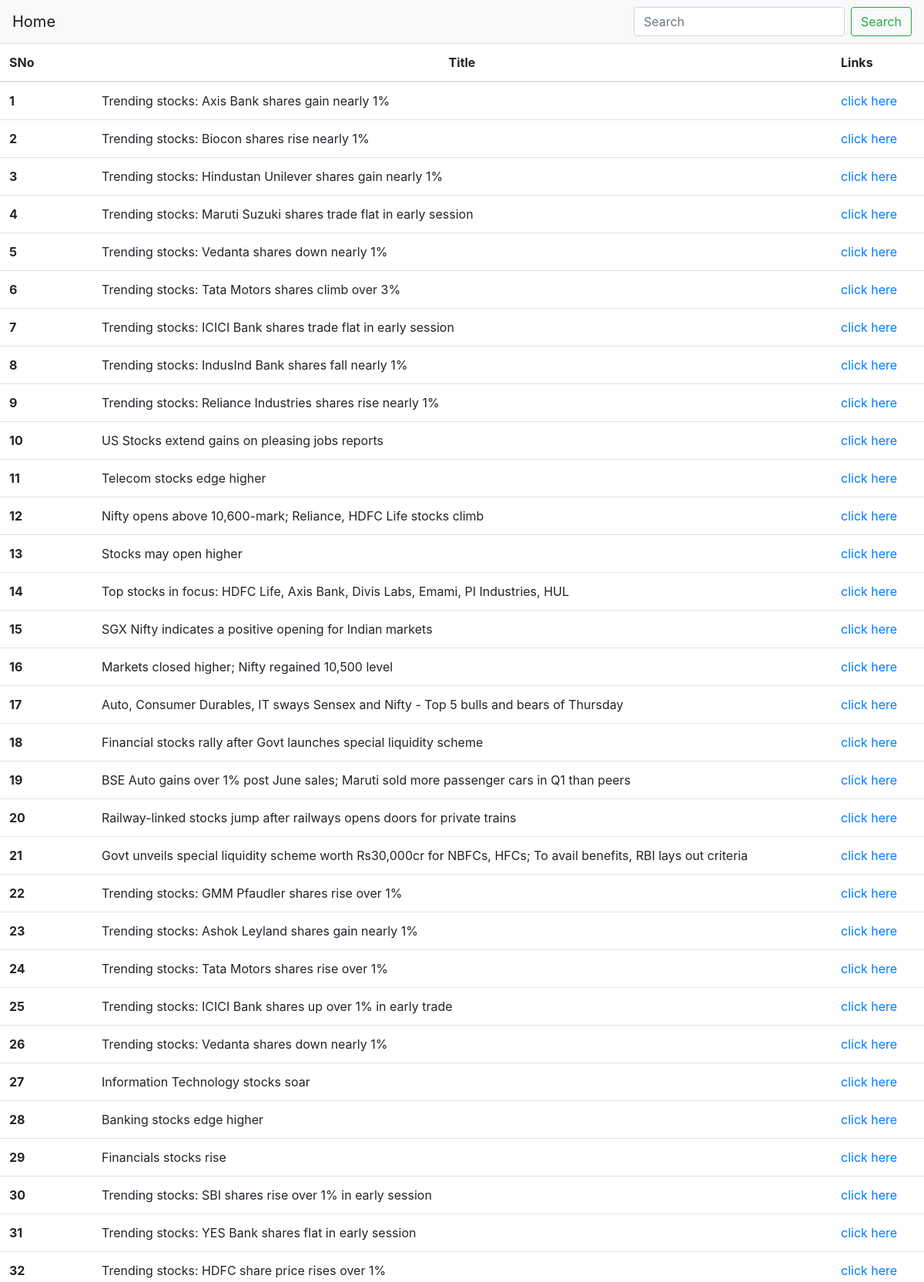
The page /indiainfoline/ (upper part) on the database its author committed.
### tables this page shows
CREATE TABLE News(
                    id INTEGER NOT NULL PRIMARY KEY AUTOINCREMENT UNIQUE,
                    title TEXT,
                    description TEXT,
                    link  TEXT
                );

### app.py (the view)
@app.route('/indiainfoline/')
def indiainfoline():
    db,cur=connect('indiainfoline')
    cur.execute("SELECT * FROM News")
    news=cur.fetchall()
    news=news[::-1]
    db.close()
    return render_template('indiainfoline.html',data1=enumerate(news,start=1))

### app.py (called while the page is built)
def connect(dbname):
    try:
        db=sql.connect(f"{dbname}.db")
        cur=db.cursor()
        return db,cur
    except Exception as e:
        print("Error" ,e)
        exit(2)

### templates/indiainfoline.html (shortened to what this page needs)
<!doctype html>
<html lang="en">
  <head>
    <link rel="stylesheet" href="https://maxcdn.bootstrapcdn.com/bootstrap/4.0.0/css/bootstrap.min.css">
  </head>
  <body>
    <nav class="navbar navbar-light bg-light justify-content-between">
        <a class="navbar-brand" href='/'>Home</a>
        <form class="form-inline" method='POST' action='/part_iifl_news/'>
          <input class="form-control mr-sm-2" name="search" type="search" placeholder="Search" aria-label="Search">
          <button class="btn btn-outline-success my-2 my-sm-0" type="submit">Search</button>
        </form>
      </nav>
    <table class="table table-hover" style="width:100%;float:left;">
      <thead>
        <tr>
          <th scope="col" style="width: 10%;">SNo</th>
          <th scope="col" style="text-align:center;">Title</th>
          <th scope="col" style="width: 10%;">Links</th>
        </tr>
      </thead>
      <tbody>
        {% for num,val in data1 %}
        <tr>
          <th scope="row">{{num}}</th>
          <td>{{val[1]}}</td>
        <td style="width: 10%;"><a href={{val[3]}}>click here</a></td>
        </tr>
        {% endfor %}
      </tbody>
    </table>
  </body>
</html>

### rows shown on the page
News: num "1", title "Trending stocks: Axis Bank shares gain nearly 1%"
News: num "2", title "Trending stocks: Biocon shares rise nearly 1%"
News: num "3", title "Trending stocks: Hindustan Unilever shares gain nearly 1%"
News: num "4", title "Trending stocks: Maruti Suzuki shares trade flat in early session"
News: num "5", title "Trending stocks: Vedanta shares down nearly 1%"
News: num "6", title "Trending stocks: Tata Motors shares climb over 3%"
News: num "7", title "Trending stocks: ICICI Bank shares trade flat in early session"
News: num "8", title "Trending stocks: IndusInd Bank shares fall nearly 1%"
News: num "9", title "Trending stocks: Reliance Industries shares rise nearly 1%"
News: num "10", title "US Stocks extend gains on pleasing jobs reports"
News: num "11", title "Telecom stocks edge higher"
News: num "12", title "Nifty opens above 10,600-mark; Reliance, HDFC Life stocks climb"
News: num "13", title "Stocks may open higher"
News: num "14", title "Top stocks in focus: HDFC Life, Axis Bank, Divis Labs, Emami, PI Industries, HUL"
News: num "15", title "SGX Nifty indicates a positive opening for Indian markets"
News: num "16", title "Markets closed higher; Nifty regained 10,500 level"
News: num "17", title "Auto, Consumer Durables, IT sways Sensex and Nifty - Top 5 bulls and bears of Thursday"
News: num "18", title "Financial stocks rally after Govt launches special liquidity scheme"
News: num "19", title "BSE Auto gains over 1% post June sales; Maruti sold more passenger cars in Q1 than peers"
News: num "20", title "Railway-linked stocks jump after railways opens doors for private trains"
News: num "21", title "Govt unveils special liquidity scheme worth Rs30,000cr for NBFCs, HFCs; To avail benefits, RBI lays out criteria"
News: num "22", title "Trending stocks: GMM Pfaudler shares rise over 1%"
News: num "23", title "Trending stocks: Ashok Leyland shares gain nearly 1%"
News: num "24", title "Trending stocks: Tata Motors shares rise over 1%"
News: num "25", title "Trending stocks: ICICI Bank shares up over 1% in early trade"
News: num "26", title "Trending stocks: Vedanta shares down nearly 1%"
News: num "27", title "Information Technology stocks soar"
News: num "28", title "Banking stocks edge higher"
News: num "29", title "Financials stocks rise"
News: num "30", title "Trending stocks: SBI shares rise over 1% in early session"
News: num "31", title "Trending stocks: YES Bank shares flat in early session"
News: num "32", title "Trending stocks: HDFC share price rises over 1%"
